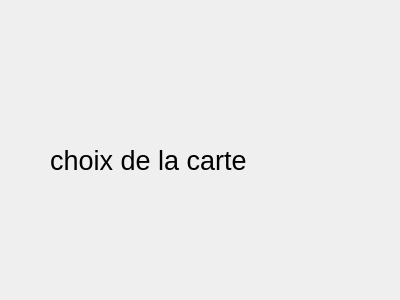
<?xml version="1.0" encoding="UTF-8"?>
<ui version="4.0">
 <class>Choix</class>
 <widget class="QDialog" name="Choix">
  <property name="geometry">
   <rect>
    <x>0</x>
    <y>0</y>
    <width>400</width>
    <height>300</height>
   </rect>
  </property>
  <property name="windowTitle">
   <string>Dialog</string>
  </property>
  <widget class="QLabel" name="label">
   <property name="geometry">
    <rect>
     <x>50</x>
     <y>85</y>
     <width>301</width>
     <height>151</height>
    </rect>
   </property>
   <property name="font">
    <font>
     <pointsize>20</pointsize>
    </font>
   </property>
   <property name="text">
    <string>choix de la carte</string>
   </property>
  </widget>
 </widget>
 <resources/>
 <connections/>
</ui>
